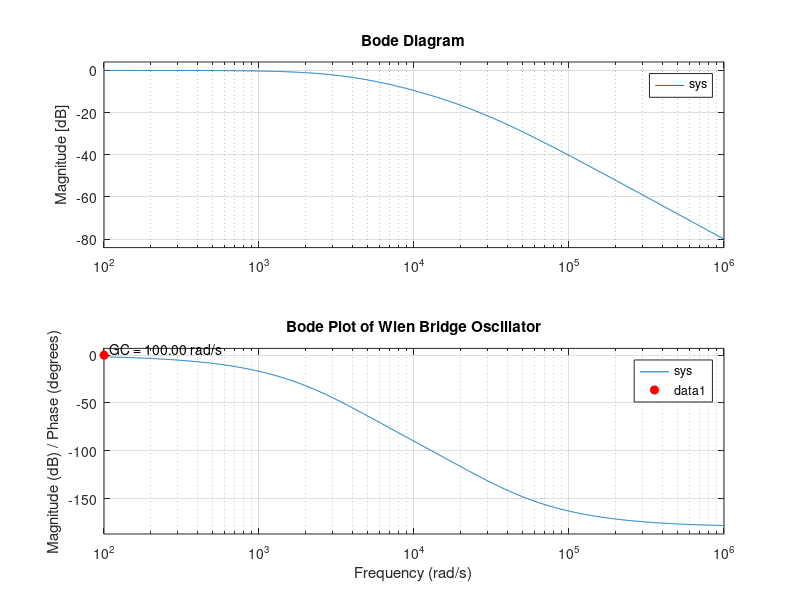

Here is the MATLAB script that generated this plot:
% Define component values
R = 10e3;  % 10 kOhms
C = 0.01e-6; % 0.01 uF

% Define the transfer function numerator and denominator coefficients
numerator = 1;
denominator = [R^2*C^2, 3*R*C, 1];

% Create the transfer function
sys = tf(numerator, denominator);

% Generate the Bode plot and calculate the margins
[mag, phase, w] = bode(sys);
mag = squeeze(mag);
phase = squeeze(phase);

% Convert magnitude to dB
mag_db = 20 * log10(mag);

% Find Gain Crossover Frequency (GC)
gc_idx = find(mag_db <= 0, 1); % Find first instance where magnitude is 0 dB
GC = w(gc_idx);

% Find Phase Crossover Frequency (PCF)
pcf_idx = find(phase <= -180, 1); % Find first instance where phase is -180 degrees
PCF = w(pcf_idx);

% Calculate Gain Margin (GM)
GM = 1 / mag(pcf_idx);
GM_db = 20 * log10(GM);

% Calculate Phase Margin (PM)
PM = 180 + phase(gc_idx);

% Display the results
fprintf('Gain Crossover Frequency (GC): %.2f rad/s\n', GC);
fprintf('Phase Crossover Frequency (PCF): %.2f rad/s\n', PCF);
fprintf('Gain Margin (GM): %.2f (%.2f dB)\n', GM, GM_db);
fprintf('Phase Margin (PM): %.2f degrees\n', PM);

% Plot Bode plot with annotations
figure;
bode(sys);
grid on;

% Add titles and labels
title('Bode Plot of Wien Bridge Oscillator');
xlabel('Frequency (rad/s)');
ylabel('Magnitude (dB) / Phase (degrees)');

% Highlight Gain Crossover Frequency (GC)
hold on;
if ~isempty(gc_idx)
    plot(GC, 0, 'ro', 'MarkerFaceColor', 'r');
    text(GC, 0, sprintf('  GC = %.2f rad/s', GC), 'VerticalAlignment', 'bottom');
end

% Highlight Phase Crossover Frequency (PCF)
if ~isempty(pcf_idx)
    plot(PCF, -180, 'bo', 'MarkerFaceColor', 'b');
    text(PCF, -180, sprintf('  PCF = %.2f rad/s', PCF), 'VerticalAlignment', 'top');
end

hold off;
